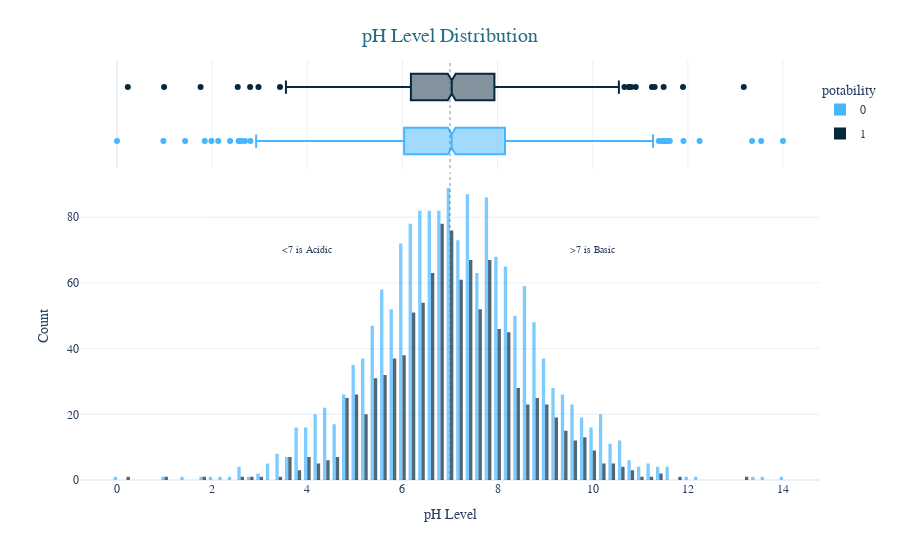

The cell this chart's notebook holds for it:
### Code cell
fig = px.histogram(df,x='ph',y=Counter(df['ph']),color='potability',template='plotly_white',
                  marginal='box',opacity=0.7,nbins=100,color_discrete_sequence=[colors[1],colors[3]],
                  barmode='group',histfunc='count')

fig.add_vline(x=7, line_width=1, line_color=colors[2],line_dash='dot',opacity=0.7)

fig.add_annotation(text='<7 is Acidic',x=4,y=70,showarrow=False,font_size=10)
fig.add_annotation(text='>7 is Basic',x=10,y=70,showarrow=False,font_size=10)


fig.update_layout(
    font_family='monospace',
    title=dict(text='pH Level Distribution',x=0.5,y=0.95,
               font=dict(color=colors[2],size=20)),
    xaxis_title_text='pH Level',
    yaxis_title_text='Count',
    legend=dict(x=1,y=0.96,bordercolor=colors[1],borderwidth=0,tracegroupgap=5),
    bargap=0.3,
)
fig.show()

### Figure 1 — Plotly figure (JSON) as saved in the notebook; plotly's stock layout.template omitted (floating-point values rounded to 4 significant figures; data arrays with more than 128 entries replaced by an {"elided": "..."} marker saying what was removed)
{"data": [{"alignmentgroup": "True", "bingroup": "x", "histfunc": "count", "hovertemplate": "potability=0<br>ph=%{x}<br>count=%{y}<extra></extra>", "legendgroup": "0", "marker": {"color": "#47B5FF", "opacity": 0.7, "pattern": {"shape": ""}}, "name": "0", "nbinsx": 100, "offsetgroup": "0", "orientation": "v", "showlegend": true, "type": "histogram", "x": {"elided": "1998 float values"}, "xaxis": "x", "y": {"elided": "1998 int values"}, "yaxis": "y"}, {"alignmentgroup": "True", "hovertemplate": "potability=0<br>ph=%{x}<extra></extra>", "legendgroup": "0", "marker": {"color": "#47B5FF"}, "name": "0", "notched": true, "offsetgroup": "0", "showlegend": false, "type": "box", "x": {"elided": "1998 float values"}, "xaxis": "x2", "yaxis": "y2"}, {"alignmentgroup": "True", "bingroup": "x", "histfunc": "count", "hovertemplate": "potability=1<br>ph=%{x}<br>count=%{y}<extra></extra>", "legendgroup": "1", "marker": {"color": "#06283D", "opacity": 0.7, "pattern": {"shape": ""}}, "name": "1", "nbinsx": 100, "offsetgroup": "1", "orientation": "v", "showlegend": true, "type": "histogram", "x": {"elided": "1278 float values"}, "xaxis": "x", "y": {"elided": "1278 int values"}, "yaxis": "y"}, {"alignmentgroup": "True", "hovertemplate": "potability=1<br>ph=%{x}<extra></extra>", "legendgroup": "1", "marker": {"color": "#06283D"}, "name": "1", "notched": true, "offsetgroup": "1", "showlegend": false, "type": "box", "x": {"elided": "1278 float values"}, "xaxis": "x2", "yaxis": "y2"}], "layout": {"annotations": [{"font": {"size": 10}, "showarrow": false, "text": "<7 is Acidic", "x": 4, "y": 70}, {"font": {"size": 10}, "showarrow": false, "text": ">7 is Basic", "x": 10, "y": 70}], "bargap": 0.3, "barmode": "group", "font": {"family": "monospace"}, "legend": {"bordercolor": "#47B5FF", "borderwidth": 0, "title": {"text": "potability"}, "tracegroupgap": 5, "x": 1, "y": 0.96}, "margin": {"t": 60}, "shapes": [{"line": {"color": "#256D85", "dash": "dot", "width": 1}, "opacity": 0.7, "type": "line", "x0": 7, "x1": 7, "xref": "x", "y0": 0, "y1": 1, "yref": "y domain"}, {"line": {"color": "#256D85", "dash": "dot", "width": 1}, "opacity": 0.7, "type": "line", "x0": 7, "x1": 7, "xref": "x2", "y0": 0, "y1": 1, "yref": "y2 domain"}], "title": {"font": {"color": "#256D85", "size": 20}, "text": "pH Level Distribution", "x": 0.5, "y": 0.95}, "xaxis": {"anchor": "y", "domain": [0, 1], "title": {"text": "pH Level"}}, "xaxis2": {"anchor": "y2", "domain": [0, 1], "matches": "x", "showgrid": true, "showticklabels": false}, "yaxis": {"anchor": "x", "domain": [0, 0.7326], "title": {"text": "Count"}}, "yaxis2": {"anchor": "x2", "domain": [0.7426, 1], "matches": "y2", "showgrid": false, "showline": false, "showticklabels": false, "ticks": ""}}}
